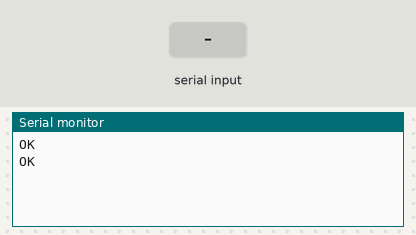
Bench run of a sketch on a simulated Arduino Mega 2560, built with avr-gcc and run on an emulated ATmega2560. Shown: the last lines printed to the serial monitor. Inputs (shaded band) come from the test bench. The modem accepts every AT command (registered, SIM ready, sends succeed) and sends nothing else.

Above: at 4.2 s.
4.3 s: "*" received over Serial
At 4.8 s:
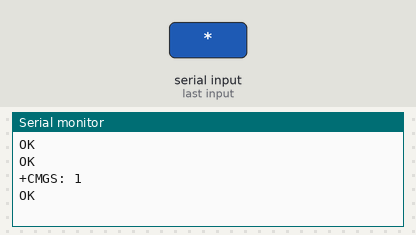
5.8 s: "*" received over the second serial link
At 7.0 s:
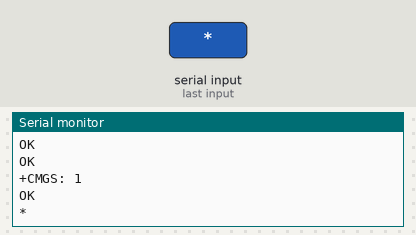
7.3 s: "1" received over the second serial link
At 8.3 s:
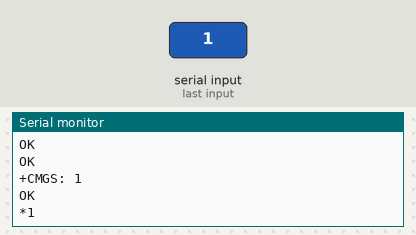

Measured:
- after the input at 4.3 s, the serial monitor: prints a new line at once (image 1)
- after the input at 5.8 s, the serial monitor: prints a new line at once (image 2)
- after the input at 7.3 s, the serial monitor: prints a new line at once (image 3)

The sketch:

CODE_ARDUINO_FINAL_PC.ino
```cpp
//AT commnands //NB: Activer "les deux NL et CR" en bas dans le moniteur série //Arduino Mega

#define gsm Serial2
/* la hardware serial est beaucoup plus mieux au niveau de l'affichage*/
//#include <SoftwareSerial.h>
//SoftwareSerial gsm(50,51); // RX, TX

void updateSerial() {
 if (Serial.available()) {
   byte b=Serial.read();
  if (b=='*')   // En cas de Send SMS, on termine notre texte par *
   gsm.write(0x1a);   //parce que CTRL Z ne marche pas dans le moniteur série d'Arduino
  else
    gsm.write(b); //ce qui va être reçu par Serial, va être écrit dans le module gsm
 }
 if(gsm.available()) {
 Serial.write(gsm.read()); //ce qui va être reçu par module gsm, va être écrit sur Serial
}
}

void setup() {
Serial.begin(115200);
//Serial.println("Hello ! ");
gsm.begin(115200);
delay(2000);  // ce delay est important car le A6 prend 2sec pour boot
gsm.println("AT\r");
delay(500);
gsm.println("AT\r");
delay(500);
}

void loop() {
 updateSerial();
}
```
